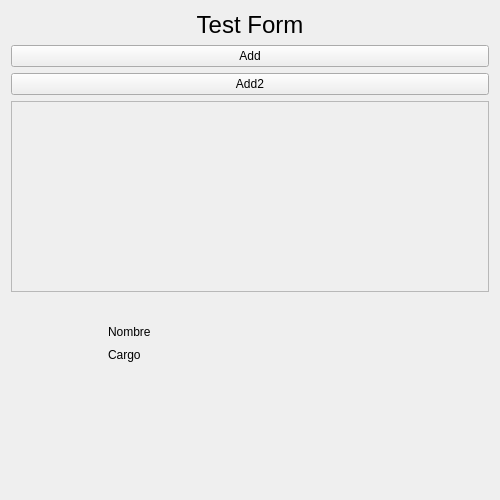
<?xml version="1.0" encoding="UTF-8"?>
<ui version="4.0">
 <class>FormTest</class>
 <widget class="QWidget" name="FormTest">
  <property name="geometry">
   <rect>
    <x>0</x>
    <y>0</y>
    <width>500</width>
    <height>500</height>
   </rect>
  </property>
  <property name="windowTitle">
   <string>Form</string>
  </property>
  <layout class="QVBoxLayout" name="verticalLayout">
   <item>
    <widget class="QLabel" name="label">
     <property name="font">
      <font>
       <pointsize>18</pointsize>
      </font>
     </property>
     <property name="text">
      <string>Test Form</string>
     </property>
     <property name="alignment">
      <set>Qt::AlignCenter</set>
     </property>
    </widget>
   </item>
   <item>
    <widget class="QPushButton" name="pushButton">
     <property name="text">
      <string>Add</string>
     </property>
    </widget>
   </item>
   <item>
    <widget class="QPushButton" name="pushButton_2">
     <property name="text">
      <string>Add2</string>
     </property>
    </widget>
   </item>
   <item>
    <widget class="QScrollArea" name="scrollArea">
     <property name="widgetResizable">
      <bool>true</bool>
     </property>
     <widget class="QWidget" name="scrollAreaWidgetContents_2">
      <property name="geometry">
       <rect>
        <x>0</x>
        <y>0</y>
        <width>480</width>
        <height>190</height>
       </rect>
      </property>
     </widget>
    </widget>
   </item>
   <item>
    <widget class="QWidget" name="mainwidget" native="true">
     <layout class="QHBoxLayout" name="horizontalLayout_3">
      <item>
       <layout class="QVBoxLayout" name="mainlayout">
        <item>
         <widget class="QWidget" name="Element" native="true">
          <layout class="QHBoxLayout" name="horizontalLayout_2">
           <item>
            <layout class="QHBoxLayout" name="horizontalLayout">
             <property name="sizeConstraint">
              <enum>QLayout::SetMinimumSize</enum>
             </property>
             <item>
              <widget class="QLabel" name="labelIcono">
               <property name="sizePolicy">
                <sizepolicy hsizetype="Preferred" vsizetype="Preferred">
                 <horstretch>0</horstretch>
                 <verstretch>0</verstretch>
                </sizepolicy>
               </property>
               <property name="minimumSize">
                <size>
                 <width>64</width>
                 <height>64</height>
                </size>
               </property>
               <property name="maximumSize">
                <size>
                 <width>64</width>
                 <height>64</height>
                </size>
               </property>
               <property name="text">
                <string/>
               </property>
               <property name="pixmap">
                <pixmap resource="../../media.qrc">:/icons/Resources/imgs/icons/setDefault/User Filled-64.png</pixmap>
               </property>
              </widget>
             </item>
             <item>
              <layout class="QVBoxLayout" name="v">
               <property name="spacing">
                <number>0</number>
               </property>
               <property name="sizeConstraint">
                <enum>QLayout::SetMinimumSize</enum>
               </property>
               <property name="leftMargin">
                <number>9</number>
               </property>
               <property name="topMargin">
                <number>9</number>
               </property>
               <property name="rightMargin">
                <number>9</number>
               </property>
               <property name="bottomMargin">
                <number>9</number>
               </property>
               <item>
                <widget class="QLabel" name="label_3">
                 <property name="text">
                  <string>Nombre</string>
                 </property>
                </widget>
               </item>
               <item>
                <widget class="QLabel" name="label_4">
                 <property name="sizePolicy">
                  <sizepolicy hsizetype="Preferred" vsizetype="Preferred">
                   <horstretch>250</horstretch>
                   <verstretch>21</verstretch>
                  </sizepolicy>
                 </property>
                 <property name="text">
                  <string>Cargo</string>
                 </property>
                </widget>
               </item>
              </layout>
             </item>
            </layout>
           </item>
           <item>
            <spacer name="horizontalSpacer">
             <property name="orientation">
              <enum>Qt::Horizontal</enum>
             </property>
             <property name="sizeHint" stdset="0">
              <size>
               <width>40</width>
               <height>20</height>
              </size>
             </property>
            </spacer>
           </item>
          </layout>
         </widget>
        </item>
        <item>
         <spacer name="verticalSpacer">
          <property name="orientation">
           <enum>Qt::Vertical</enum>
          </property>
          <property name="sizeHint" stdset="0">
           <size>
            <width>20</width>
            <height>40</height>
           </size>
          </property>
         </spacer>
        </item>
       </layout>
      </item>
     </layout>
    </widget>
   </item>
  </layout>
 </widget>
 <resources>
  <include location="../../media.qrc"/>
 </resources>
 <connections/>
</ui>
